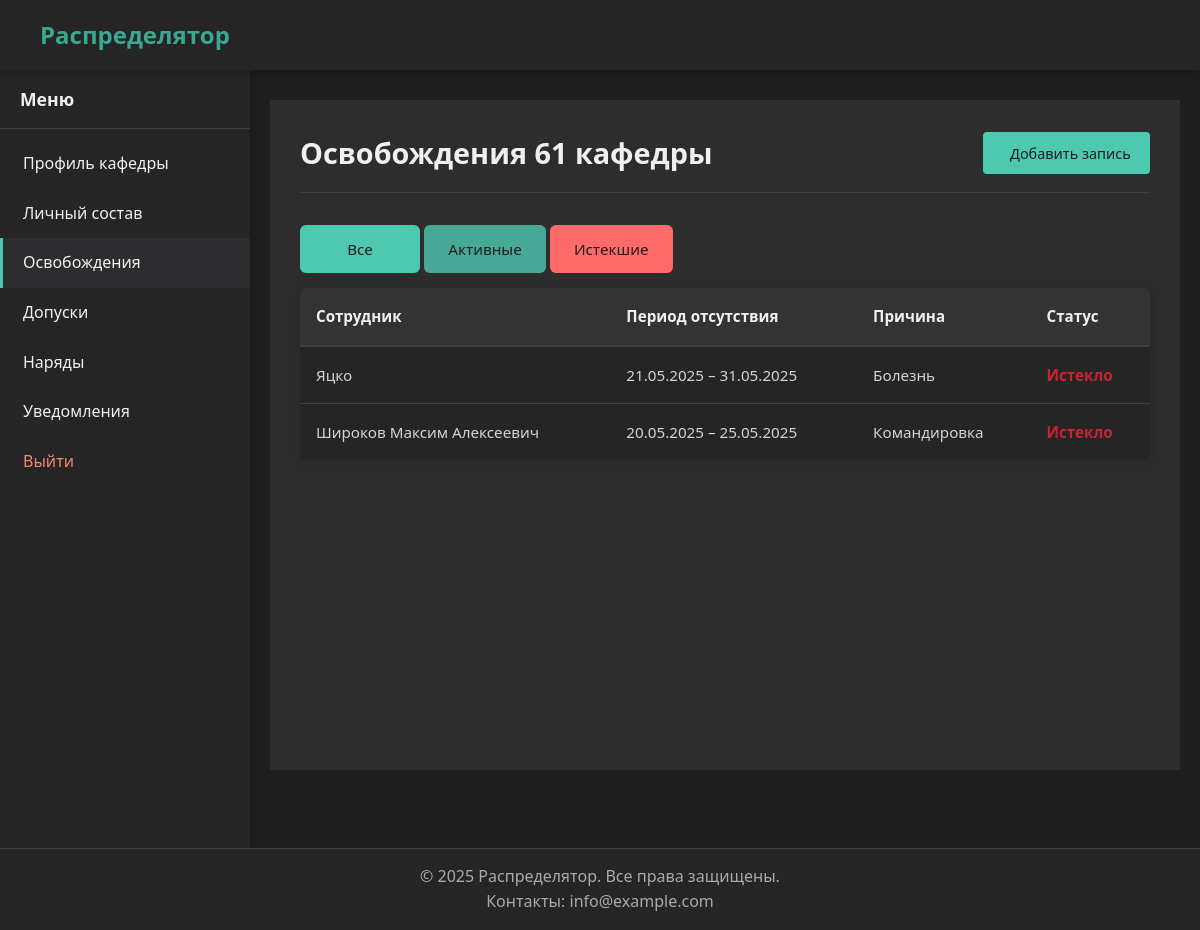
/department/missing/ (signed in), run on an earlier commit of the app's database.
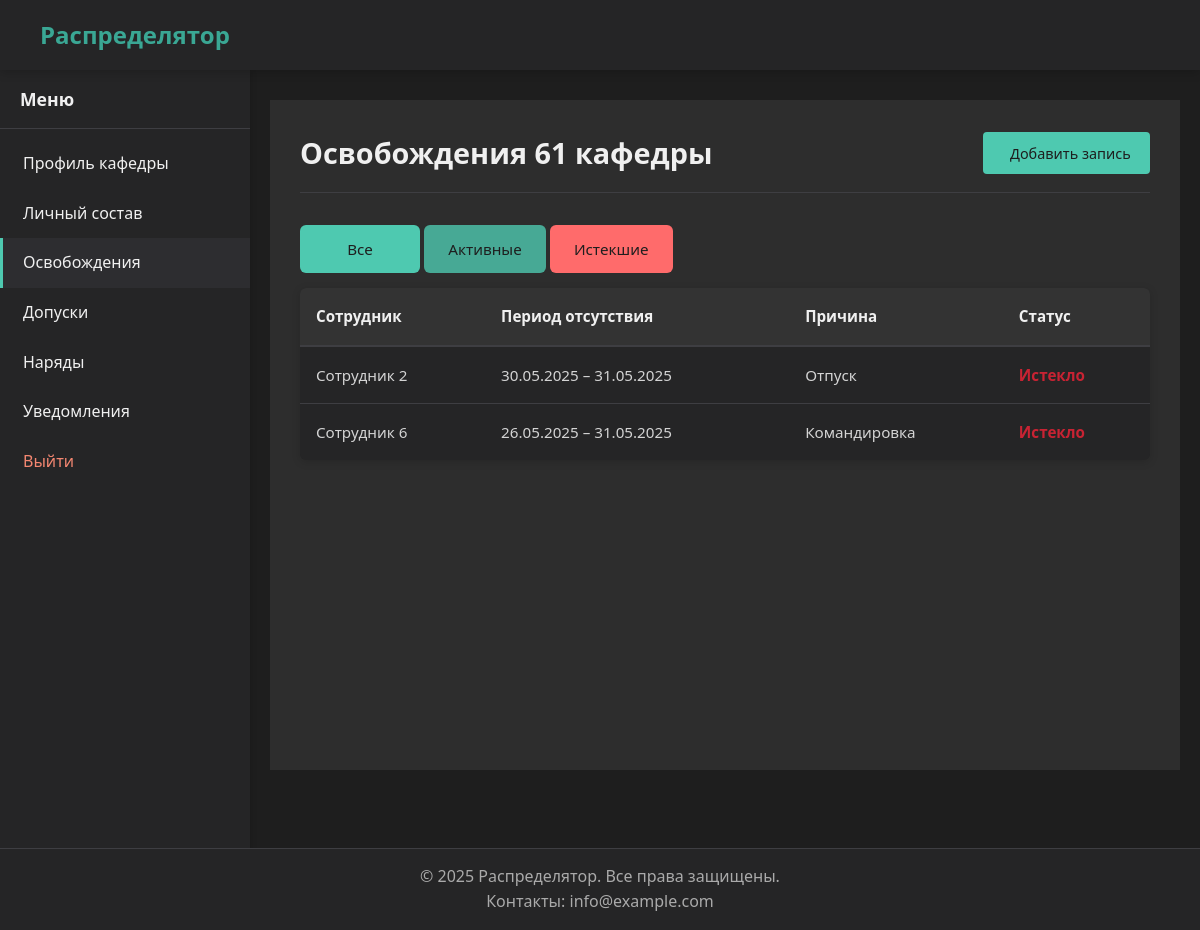
And on a later commit of the database.
### unit/models.py (models this page shows, shortened)
class Department(models.Model):
    name = models.CharField(max_length=20, verbose_name="Название кафедры", unique=True)
    faculty = models.ForeignKey(
        'Faculty',
        on_delete=models.SET_NULL,
        null=True,
        blank=True,
        verbose_name="Факультет",
        related_name="departments"
    )
    class Meta:
        verbose_name = 'Кафедра'
        verbose_name_plural = 'Кафедры'

### people/models.py (models this page shows, shortened)
class People(models.Model):
    full_name = models.CharField('ФИО', max_length=100)
    faculty = models.ForeignKey(
        Faculty,
        verbose_name='Факультет',
        on_delete=models.SET_NULL,
        null=True,
        blank=True
    )
    department = models.ForeignKey(
        Department,
        verbose_name='Кафедра',
        on_delete=models.SET_NULL,
        null=True,
        blank=True
    )
    rank = models.ForeignKey(
        Rank,
        verbose_name='Звание',
        on_delete=models.PROTECT
    )
    last_duty_date = models.DateField(
        'Дата последнего наряда',
        null=True,
        blank=True
    )
    workload = models.FloatField(
        'Нагрузка',
        default=0.0
    )
    class Meta:
        verbose_name = 'Человек'
        verbose_name_plural = 'Люди'
        ordering = ['full_name']

### missing/views.py (the view)
# urls.py: path('', views.MissingListView.as_view(), name='department_list'),
class MissingListView(HasDepartmentMixin, BaseMissingListView):
    model = DepartmentMissing
    namespace = 'department'
    related_field = 'department'

### core/mixins.py (called while the page is built)
    def dispatch(self, request, *args, **kwargs):
        if not hasattr(request.user, 'department') or not request.user.department:
            messages.warning(request, "У вас нет прав доступа к этому разделу")
            return redirect('home')
        return super().dispatch(request, *args, **kwargs)

### core/utils.py (called while the page is built)
def get_user_type(user):
    if user.is_superuser:
        return 'admin'
    groups = list(user.groups.values_list('name', flat=True))
    if 'Комендант' in groups:
        return 'commandant'
    elif 'Факультет' in groups:
        return 'faculty'
    elif 'Кафедра' in groups:
        return 'department'
    return None

### missing/models.py (called while the page is built)
    @property
    def is_active(self):
        return self.end_date >= timezone.now().date()

### missing/views.py (called while the page is built)
    def get_template_names(self):
        return [f"{self.template_name_prefix}{self.template_name_suffix}.html"]

    def get_queryset(self):
        if self.related_field == 'department':
            return self.model.objects.filter(person__department=self.request.user.department).select_related('person')
        elif self.related_field == 'faculty':
            return self.model.objects.filter(person__faculty=self.request.user.faculty).select_related('person')

### templates/profiles/shared/missing/_list.html (shortened to what this page needs)
{% extends "base_account.html" %}
{% load static %}
{% block extra_head %}
<link rel="stylesheet" href="{% static 'css/missing.css' %}">
{% endblock %}
{% block account_content %}
<div class="missing-container">
    <div class="header-with-button">
        <h1>
            Освобождения
            {% if related_type == 'department' %}
                {{ object_name }} кафедры
            {% elif related_type == 'faculty' %}
                управаления {{ object_name }} факультета
            {% else %}
                {{ related_type_label }}
            {% endif %}
        </h1>
        <a href="{% url namespace|add:':missing:'|add:related_field|add:'_add' %}" class="add-button">
             Добавить запись
        </a>
    </div>
    {% include "components/filter_buttons.html" with active_filter=filter_type %}
    {% if object_list %}
        {% include "components/table.html" with headers=headers items=table_items class="staff-table" %}
    {% endif %}
</div>
{% endblock %}

### templates/components/table.html (shortened to what this page needs)
<div class="table-responsive">
    <table class="data-table {{ class }}">
        <thead>
            <tr>
                {% for header in headers %}
                <th>{{ header.label }}</th>
                {% endfor %}
            </tr>
        </thead>
        <tbody>
            {% for item in items %}
            <tr class="clickable-row" data-url="{{ item.url }}">
                {% for field in item.fields %}
                <td {% if field.class %}class="{{ field.class }}"{% endif %}>
                    {% if field.value is not None and field.value != '-' %}
                        {{ field.value|safe }}
                    {% else %}
                        <span>—</span>
                    {% endif %}
                </td>
                {% endfor %}
            </tr>
            {% endfor %}
        </tbody>
    </table>
</div>

What changed in the data, as far as the page shows it:
removed People: value "Яцко"
no longer on this page (row edited): People: value "Широков Максим Алексеевич"
added People: value "Сотрудник 2"
added People: value "Сотрудник 6"
Also different on the page:
list line gone: "21.05.2025 – 31.05.2025 Болезнь"
new list line: "30.05.2025 – 31.05.2025 Отпуск"
list line gone: "20.05.2025 – 25.05.2025"
new list line: "26.05.2025 – 31.05.2025"
